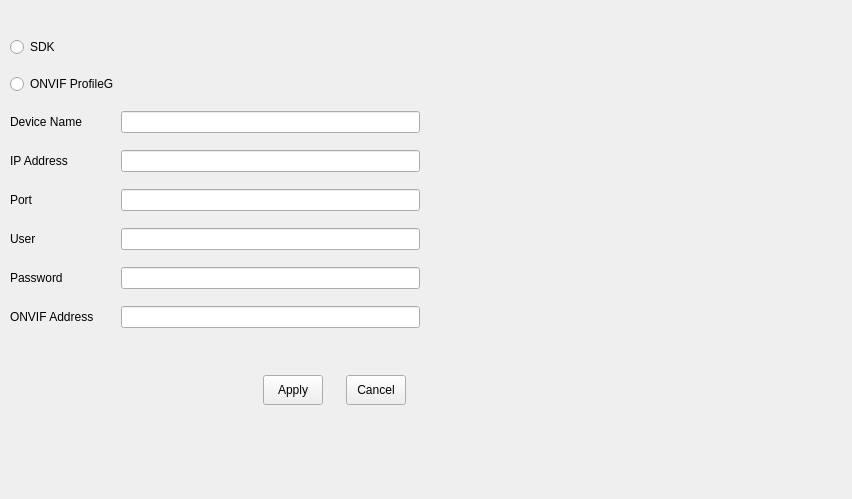
<?xml version="1.0" encoding="UTF-8"?>
<ui version="4.0">
 <class>VSCRecorderAdd</class>
 <widget class="QWidget" name="VSCRecorderAdd">
  <property name="geometry">
   <rect>
    <x>0</x>
    <y>0</y>
    <width>852</width>
    <height>499</height>
   </rect>
  </property>
  <property name="windowTitle">
   <string>Form</string>
  </property>
  <property name="styleSheet">
   <string notr="true"/>
  </property>
  <widget class="QWidget" name="horizontalLayoutWidget_2">
   <property name="geometry">
    <rect>
     <x>10</x>
     <y>20</y>
     <width>965</width>
     <height>331</height>
    </rect>
   </property>
   <layout class="QHBoxLayout" name="horizontalLayout_2">
    <property name="spacing">
     <number>5</number>
    </property>
    <item>
     <layout class="QGridLayout" name="gridLayout">
      <property name="horizontalSpacing">
       <number>2</number>
      </property>
      <property name="verticalSpacing">
       <number>0</number>
      </property>
      <item row="1" column="0">
       <widget class="QRadioButton" name="radioButtonOnvif">
        <property name="text">
         <string>ONVIF ProfileG</string>
        </property>
       </widget>
      </item>
      <item row="8" column="1">
       <widget class="QLineEdit" name="lineEditPort">
        <property name="maximumSize">
         <size>
          <width>300</width>
          <height>16777215</height>
         </size>
        </property>
       </widget>
      </item>
      <item row="10" column="0">
       <widget class="QLabel" name="labelPassword">
        <property name="text">
         <string>Password</string>
        </property>
       </widget>
      </item>
      <item row="9" column="0">
       <widget class="QLabel" name="labelUser">
        <property name="text">
         <string>User</string>
        </property>
       </widget>
      </item>
      <item row="7" column="1">
       <widget class="QLineEdit" name="lineEditIP">
        <property name="maximumSize">
         <size>
          <width>300</width>
          <height>16777215</height>
         </size>
        </property>
       </widget>
      </item>
      <item row="5" column="1">
       <widget class="QLineEdit" name="lineEditName">
        <property name="maximumSize">
         <size>
          <width>300</width>
          <height>16777215</height>
         </size>
        </property>
       </widget>
      </item>
      <item row="9" column="1">
       <widget class="QLineEdit" name="lineEditUser">
        <property name="maximumSize">
         <size>
          <width>300</width>
          <height>16777215</height>
         </size>
        </property>
       </widget>
      </item>
      <item row="5" column="0">
       <widget class="QLabel" name="labelName">
        <property name="text">
         <string>Device Name</string>
        </property>
       </widget>
      </item>
      <item row="10" column="1">
       <widget class="QLineEdit" name="lineEditPassword">
        <property name="maximumSize">
         <size>
          <width>300</width>
          <height>16777215</height>
         </size>
        </property>
       </widget>
      </item>
      <item row="8" column="0">
       <widget class="QLabel" name="labelPort">
        <property name="text">
         <string>Port</string>
        </property>
       </widget>
      </item>
      <item row="7" column="0">
       <widget class="QLabel" name="labelIP">
        <property name="text">
         <string>IP Address</string>
        </property>
       </widget>
      </item>
      <item row="11" column="1">
       <widget class="QLineEdit" name="lineOnvifAddr">
        <property name="maximumSize">
         <size>
          <width>300</width>
          <height>16777215</height>
         </size>
        </property>
       </widget>
      </item>
      <item row="0" column="0">
       <widget class="QRadioButton" name="radioButtonRtsp">
        <property name="text">
         <string>SDK</string>
        </property>
       </widget>
      </item>
      <item row="11" column="0">
       <widget class="QLabel" name="labelOnvifAddr">
        <property name="minimumSize">
         <size>
          <width>0</width>
          <height>0</height>
         </size>
        </property>
        <property name="text">
         <string>ONVIF Address</string>
        </property>
       </widget>
      </item>
     </layout>
    </item>
    <item>
     <widget class="QWidget" name="widget" native="true">
      <property name="minimumSize">
       <size>
        <width>550</width>
        <height>300</height>
       </size>
      </property>
      <property name="maximumSize">
       <size>
        <width>600</width>
        <height>400</height>
       </size>
      </property>
      <property name="styleSheet">
       <string notr="true"/>
      </property>
     </widget>
    </item>
   </layout>
  </widget>
  <widget class="QWidget" name="gridLayoutWidget">
   <property name="geometry">
    <rect>
     <x>240</x>
     <y>360</y>
     <width>191</width>
     <height>61</height>
    </rect>
   </property>
   <layout class="QGridLayout" name="gridLayout_2">
    <property name="spacing">
     <number>0</number>
    </property>
    <item row="0" column="1">
     <widget class="QPushButton" name="pushButtonCancel">
      <property name="minimumSize">
       <size>
        <width>60</width>
        <height>30</height>
       </size>
      </property>
      <property name="maximumSize">
       <size>
        <width>60</width>
        <height>30</height>
       </size>
      </property>
      <property name="text">
       <string>Cancel</string>
      </property>
      <property name="iconSize">
       <size>
        <width>60</width>
        <height>40</height>
       </size>
      </property>
     </widget>
    </item>
    <item row="0" column="0">
     <widget class="QPushButton" name="pushButtonApply">
      <property name="minimumSize">
       <size>
        <width>60</width>
        <height>30</height>
       </size>
      </property>
      <property name="maximumSize">
       <size>
        <width>60</width>
        <height>30</height>
       </size>
      </property>
      <property name="text">
       <string>Apply</string>
      </property>
      <property name="iconSize">
       <size>
        <width>60</width>
        <height>40</height>
       </size>
      </property>
     </widget>
    </item>
   </layout>
  </widget>
 </widget>
 <resources>
  <include location="../main/vscmainwindows.qrc"/>
 </resources>
 <connections/>
</ui>
